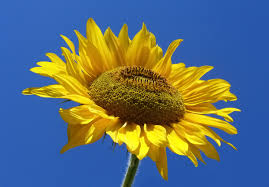
#> input picture Experiment_1/img1.png, 269 x 187 px
$ python main.py
#> lines starting #> are read from the running program, lines starting #| are printed output that depends on the picture
import cv2
import numpy as np
import matplotlib.pyplot as plt
import os

# Step 1: Importing required libraries
print("Libraries imported successfully")


# Step 2: Reading and displaying image

img = cv2.imread("img1.png")
#> img is the input picture: shape (187, 269, 3); mean B, G, R 117.1, 110.2, 93.4

if img is None:
    print("Image not found")
    print("Please keep image.png in the same folder as this program")
    exit()

# Display using OpenCV
# cv2.imshow("Original Image", img)
# cv2.waitKey(0)
# cv2.destroyAllWindows()

# OpenCV reads image in BGR format
img_rgb = cv2.cvtColor(img, cv2.COLOR_BGR2RGB)

# Display using Matplotlib
plt.imshow(img_rgb)
plt.title("Original Image")
plt.axis("off")
plt.show()


# Step 3: Image properties

height, width, channels = img.shape
#> height = 187; width = 269; channels = 3

print("\nImage Properties")
print("----------------")
print("Width:", width)
#| Width: 269
print("Height:", height)
#| Height: 187
print("Dimensions:", img.shape)
#| Dimensions: (187, 269, 3)
print("Number of Channels:", channels)
#| Number of Channels: 3
print("Data Type:", img.dtype)
#| Data Type: uint8
print("Total Pixels:", width * height)
#| Total Pixels: 50303


# Step 4: Saving image in different formats

cv2.imwrite("output.jpg", img)
cv2.imwrite("output.png", img)

print("\nImage saved successfully")
print("JPEG and PNG files have been created")


# Comparing file sizes

jpg_size = os.path.getsize("output.jpg")
png_size = os.path.getsize("output.png")

print("\nFile Size Comparison")
print("--------------------")
print("JPEG Size:", round(jpg_size / 1024, 2), "KB")
print("PNG Size:", round(png_size / 1024, 2), "KB")


# Step 5: Converting image into different color spaces

gray = cv2.cvtColor(img, cv2.COLOR_BGR2GRAY)
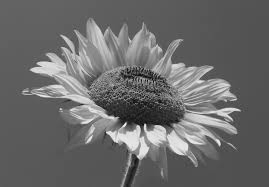
#> gray: shape (187, 269); min 6, max 244, mean 105.9

hsv = cv2.cvtColor(img, cv2.COLOR_BGR2HSV)
#> hsv: shape (187, 269, 3); mean H, S, V 77.8, 201.7, 174.7

lab = cv2.cvtColor(img, cv2.COLOR_BGR2LAB)
#> lab: shape (187, 269, 3); mean of channels 0, 1, 2 120.7, 137.5, 119.1


# Display color spaces

plt.figure(figsize=(10, 7))

plt.subplot(2, 2, 1)
plt.imshow(img_rgb)
plt.title("Original")
plt.axis("off")

plt.subplot(2, 2, 2)
plt.imshow(gray, cmap="gray")
plt.title("Grayscale")
plt.axis("off")

plt.subplot(2, 2, 3)
plt.imshow(cv2.cvtColor(hsv, cv2.COLOR_HSV2RGB))
plt.title("HSV")
plt.axis("off")

plt.subplot(2, 2, 4)
plt.imshow(cv2.cvtColor(lab, cv2.COLOR_LAB2RGB))
plt.title("LAB")
plt.axis("off")

plt.tight_layout()
plt.show()


# Saving converted images

cv2.imwrite("grayscale.jpg", gray)
cv2.imwrite("hsv.jpg", hsv)
cv2.imwrite("lab.jpg", lab)


# Step 6: Geometric transformations

# Resizing
resized = cv2.resize(img, (500, 400))
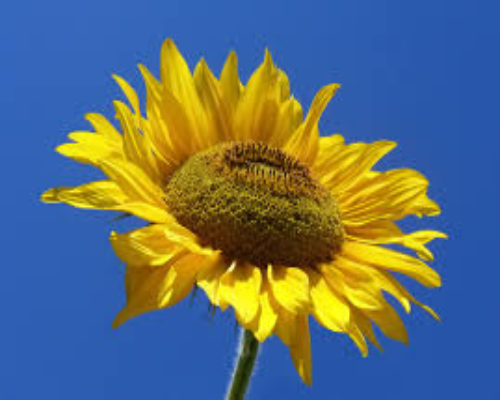
#> resized: shape (400, 500, 3); mean B, G, R 117.1, 110.1, 93.3


# Rotation
h, w = img.shape[:2]
#> h = 187; w = 269

center = (w // 2, h // 2)
#> center = (134, 93)

matrix = cv2.getRotationMatrix2D(center, 90, 1)
#> matrix = [[6.12e-17, 1, 41], [-1, 6.12e-17, 227]]

rotated = cv2.warpAffine(img, matrix, (w, h))
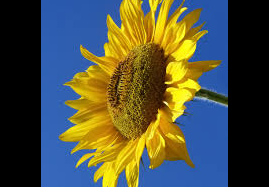
#> rotated: shape (187, 269, 3); mean B, G, R 64.9, 81.4, 78.3


# Horizontal flip
horizontal = cv2.flip(img, 1)


# Vertical flip
vertical = cv2.flip(img, 0)
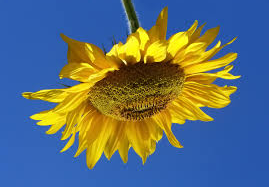
#> vertical: shape (187, 269, 3); mean B, G, R 117.1, 110.2, 93.4


# Display transformations

plt.figure(figsize=(10, 8))

plt.subplot(2, 2, 1)
plt.imshow(cv2.cvtColor(resized, cv2.COLOR_BGR2RGB))
plt.title("Resized")
plt.axis("off")

plt.subplot(2, 2, 2)
plt.imshow(cv2.cvtColor(rotated, cv2.COLOR_BGR2RGB))
plt.title("Rotated 90 Degree")
plt.axis("off")

plt.subplot(2, 2, 3)
plt.imshow(cv2.cvtColor(horizontal, cv2.COLOR_BGR2RGB))
plt.title("Horizontal Flip")
plt.axis("off")

plt.subplot(2, 2, 4)
plt.imshow(cv2.cvtColor(vertical, cv2.COLOR_BGR2RGB))
plt.title("Vertical Flip")
plt.axis("off")

plt.tight_layout()
plt.show()


# Step 7: Negative / Complement of image

negative = 255 - img
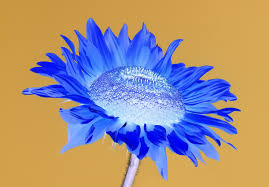
#> negative: shape (187, 269, 3); mean B, G, R 137.9, 144.8, 161.6

plt.imshow(cv2.cvtColor(negative, cv2.COLOR_BGR2RGB))
plt.title("Negative Image")
plt.axis("off")
plt.show()


# Step 8: Cropping ROI

# ROI coordinates
x = 50
y = 50
width_roi = 300
height_roi = 250

roi = img[y:y + height_roi, x:x + width_roi]
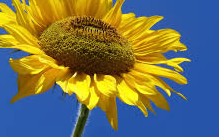
#> roi: shape (137, 219, 3); mean B, G, R 87, 114.4, 112.8

if roi.size == 0:
    print("\nROI could not be created")
else:
    print("\nROI Properties")
    print("--------------")
    print("ROI Width:", roi.shape[1])
#| ROI Width: 219
    print("ROI Height:", roi.shape[0])
#| ROI Height: 137
    print("ROI Dimensions:", roi.shape)
#| ROI Dimensions: (137, 219, 3)
    print("ROI Data Type:", roi.dtype)
#| ROI Data Type: uint8

    plt.imshow(cv2.cvtColor(roi, cv2.COLOR_BGR2RGB))
    plt.title("Region of Interest")
    plt.axis("off")
    plt.show()


# Step 9: Original and processed images comparison

plt.figure(figsize=(12, 9))

plt.subplot(3, 3, 1)
plt.imshow(img_rgb)
plt.title("Original")
plt.axis("off")

plt.subplot(3, 3, 2)
plt.imshow(gray, cmap="gray")
plt.title("Grayscale")
plt.axis("off")

plt.subplot(3, 3, 3)
plt.imshow(cv2.cvtColor(resized, cv2.COLOR_BGR2RGB))
plt.title("Resized")
plt.axis("off")

plt.subplot(3, 3, 4)
plt.imshow(cv2.cvtColor(rotated, cv2.COLOR_BGR2RGB))
plt.title("Rotated")
plt.axis("off")

plt.subplot(3, 3, 5)
plt.imshow(cv2.cvtColor(horizontal, cv2.COLOR_BGR2RGB))
plt.title("Horizontal Flip")
plt.axis("off")

plt.subplot(3, 3, 6)
plt.imshow(cv2.cvtColor(vertical, cv2.COLOR_BGR2RGB))
plt.title("Vertical Flip")
plt.axis("off")

plt.subplot(3, 3, 7)
plt.imshow(cv2.cvtColor(negative, cv2.COLOR_BGR2RGB))
plt.title("Negative")
plt.axis("off")

plt.subplot(3, 3, 8)
plt.imshow(cv2.cvtColor(roi, cv2.COLOR_BGR2RGB))
plt.title("ROI")
plt.axis("off")

plt.tight_layout()
plt.show()
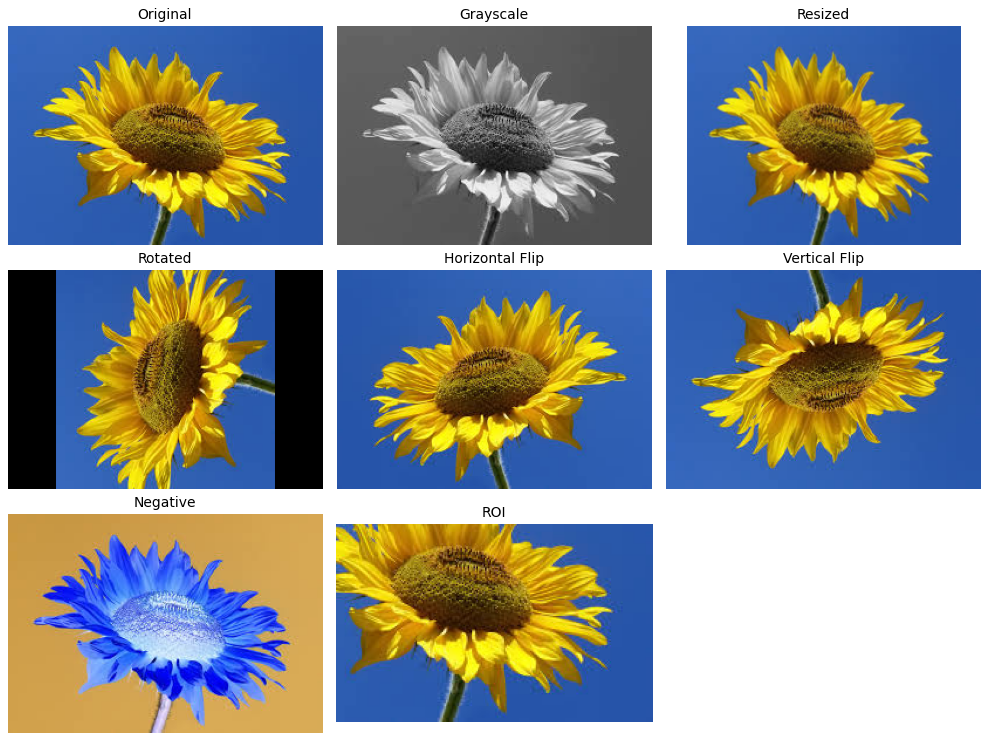
#> figure drawn by matplotlib, 8 panels


# Saving processed images

cv2.imwrite("resized.jpg", resized)
cv2.imwrite("rotated.jpg", rotated)
cv2.imwrite("horizontal_flip.jpg", horizontal)
cv2.imwrite("vertical_flip.jpg", vertical)
cv2.imwrite("negative.jpg", negative)

if roi.size != 0:
    cv2.imwrite("roi.jpg", roi)


# Step 10: Observations

print("\n====================================")
print("OBSERVATIONS")
print("====================================")

print("1. The original image is a color image having three channels.")
print("2. Grayscale conversion changes the image into a single channel.")
print("3. HSV and LAB provide different ways to represent color information.")
print("4. Resizing changes the width and height of the image.")
print("5. Rotation changes the orientation of the image.")
print("6. Horizontal and vertical flipping create mirror images.")
print("7. Negative operation inverts the pixel values of the image.")
print("8. ROI helps to select and study a particular part of an image.")
print("9. These preprocessing techniques are useful before image analysis.")
print("10. Image preprocessing is commonly used in computer vision applications.")

print("\nAll operations completed successfully.")
